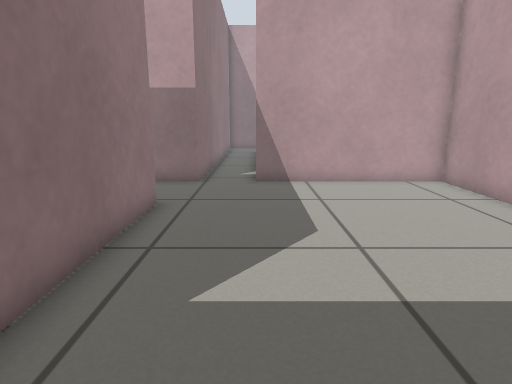
[1] (above)

19 first-person views from a walk through a robot-simulator world made for Gazebo. The camera is 0.59 m above the floor, tilts 12° down and sees 75° across. The floor is counted in squares, 0.25 m on a side. Each view is taken from the middle of a square. On the plan, view 1 faces up. The plan holds only what a view shows up to about 19 squares ahead; the rest is blank.

[2]
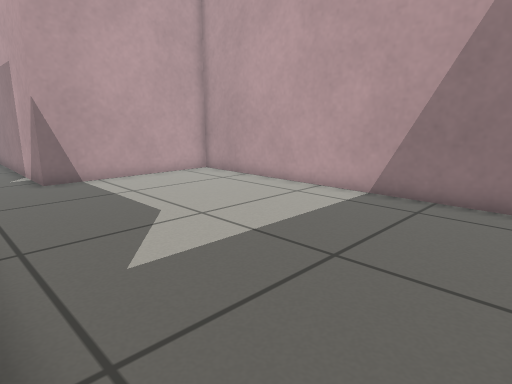

[3]
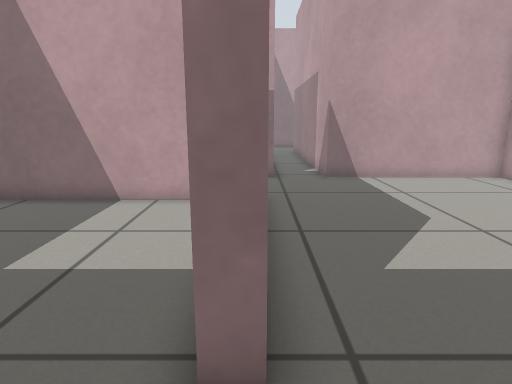

[4]
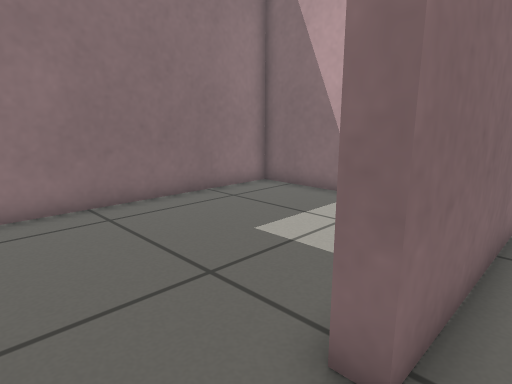

[5]
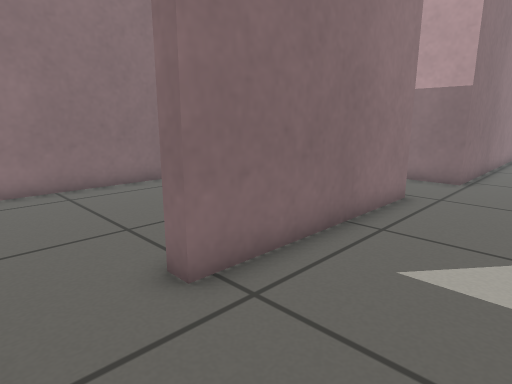

[6]
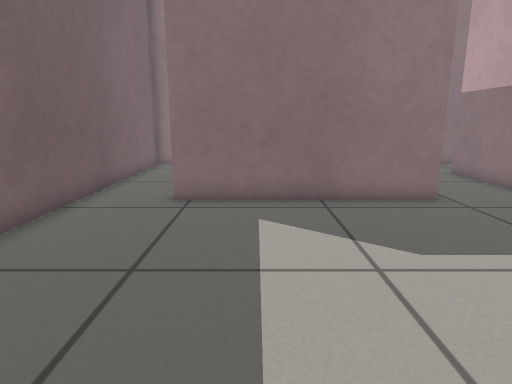

[7]
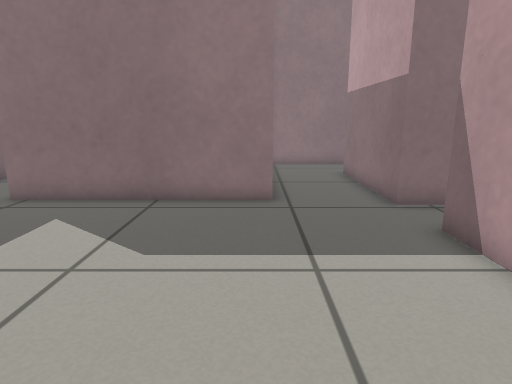

[8]
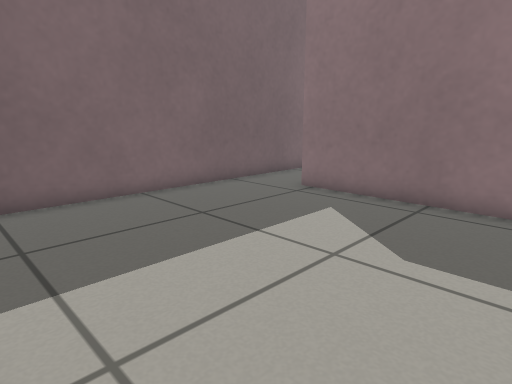

[9]
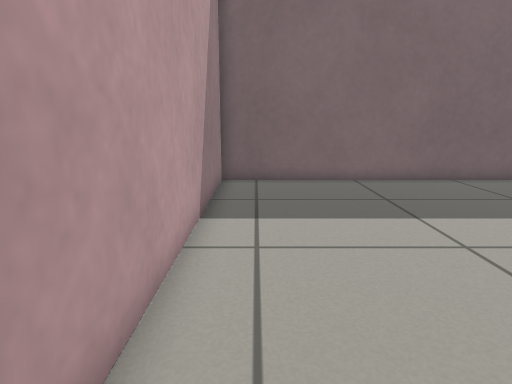

[10]
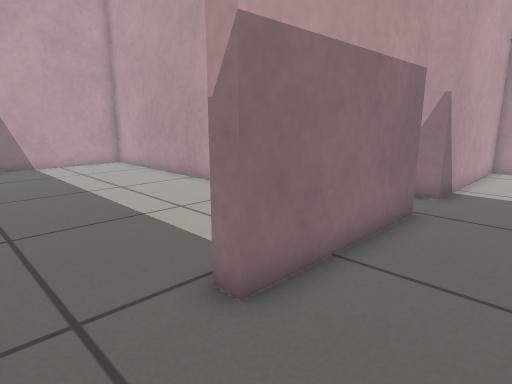

[11]
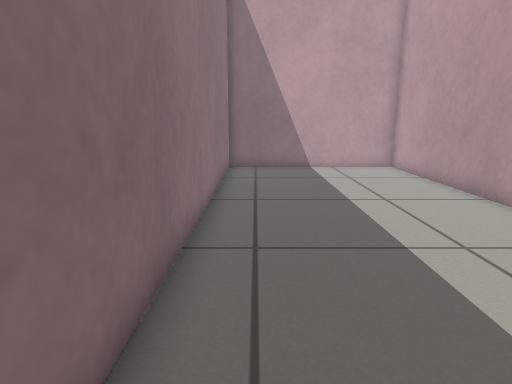

[12]
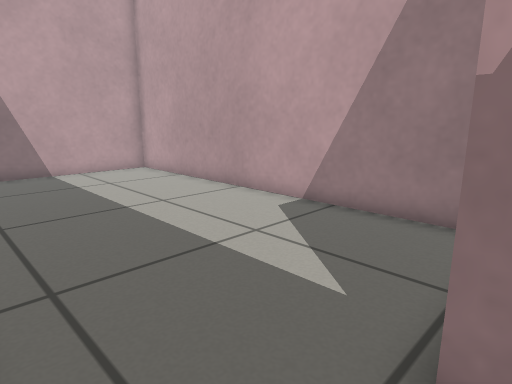

[13]
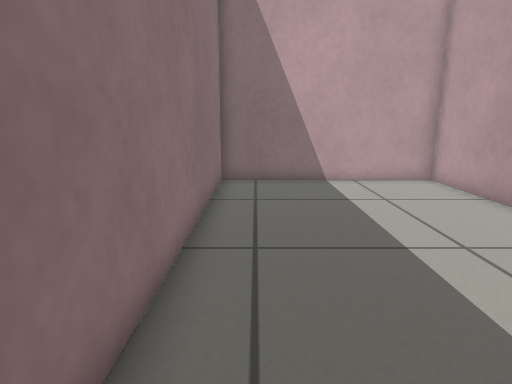

[14]
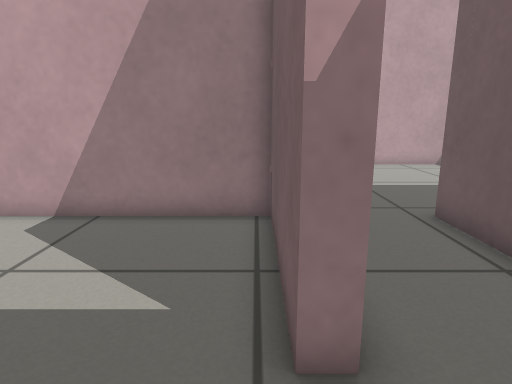

[15]
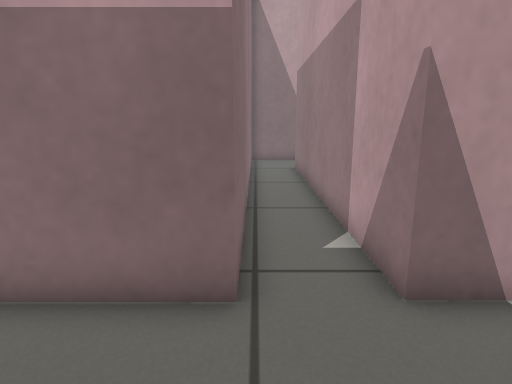

[16]
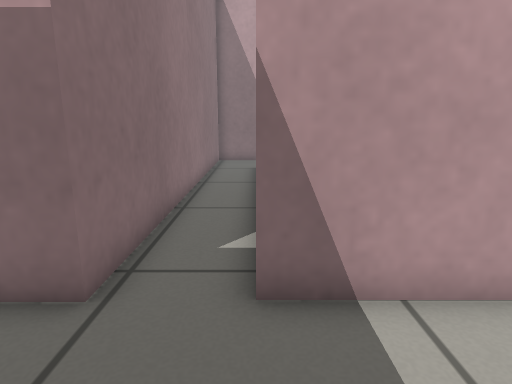

[17]
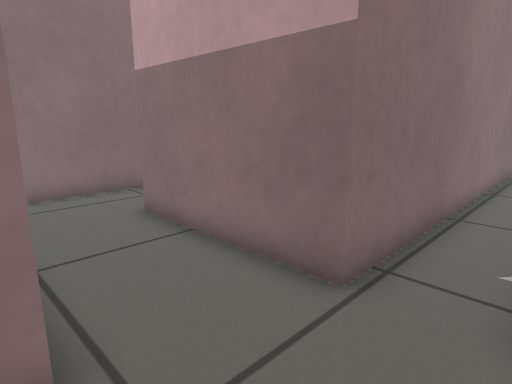

[18]
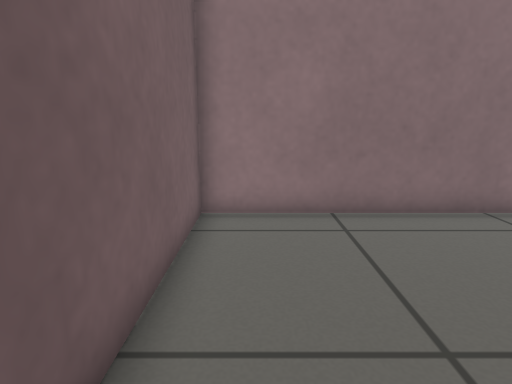

[19]
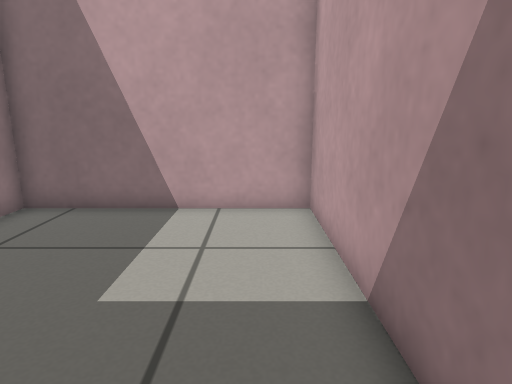

### Floor plan
Ten units are one square. View 1 is at (0, 0); x grows to the right and y downward. Boxes are objects, and circles mark ways between rooms. Rooms are numbered by the first view taken in them; rooms with no view inside come last. Other rooms are left out.
<svg viewBox="-119 -299 198 318">
<path fill="none" stroke="#000" d="M-55 -95 -29 -95 -29 -15 -35 -15M-35 14 74 14 74 -131 0 -131 0 -261M-114 -144 -114 -99M-23 -289 -23 -131 -83 -131 -83 -136M-83 -136 -29 -136 -29 -294 -114 -294 -114 -144M-35 -15 -35 -89 -114 -89 -114 14 -35 14"/>
<circle cx="-100" cy="-135" r="3" fill="#2a7"/>
<circle cx="-30" cy="0" r="3" fill="#2a7"/>
<text x="0" y="-80">1</text>
<text x="-80" y="-220">2</text>
<text x="-80" y="-40">3</text>
</svg>
Room 1 opens to room 2. Room 1 opens to room 3.

Where each view was taken, in squares from view 1:
view 1: 0 up, 0 right, facing up
view 2: 1 down, 3 left, facing up-right
view 3: 1 down, 3 left, facing up
view 4: 1 down, 2 left, facing up-left
view 5: 1 down, 1 right, facing up-left
view 6: 4 up, 7 right, facing left
view 7: 9 up, 7 right, facing left
view 8: 9 up, 7 right, facing down-left
view 9: 12 up, 6 right, facing down
view 10: 10 up, 11 left, facing up-right
view 11: 12 up, 10 left, facing up
view 12: 13 up, 11 left, facing up-right
view 13: 16 up, 10 left, facing up
view 14: 14 up, 11 left, facing right
view 15: 9 up, 2 left, facing up
view 16: 9 up, 0 right, facing up
view 17: 9 up, 0 right, facing up-left
view 18: 0 up, 3 left, facing left
view 19: 0 up, 5 left, facing up
